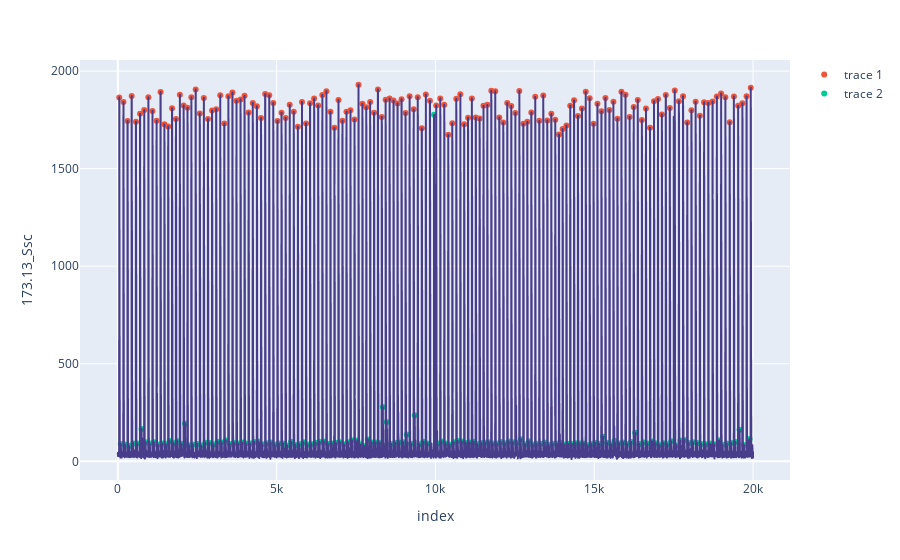

The notebook cell this image was saved under:
### Code cell
new_fig_lag = px.line(df, x='index', y = ssc_col)
new_fig_lag.update_traces(line_color = 'rgb(72,61,139)')
new_fig_lag.add_trace(go.Scatter(x = high_peaks, y = df[ssc_col].iloc[high_peaks], mode = 'markers'))
new_fig_lag.add_trace(go.Scatter(x = lagging_peaks, y = df[ssc_col].iloc[lagging_peaks], mode = 'markers'))
new_fig_lag.update_layout({
    "showlegend" : True
})
new_fig_lag.show()

### Figure 1 — Plotly figure (JSON) as saved in the notebook; plotly's stock layout.template omitted (floating-point values rounded to 4 significant figures; data arrays with more than 128 entries replaced by an {"elided": "..."} marker saying what was removed)
{"data": [{"hovertemplate": "index=%{x}<br>173.13_Ssc=%{y}<extra></extra>", "legendgroup": "", "line": {"color": "rgb(72,61,139)", "dash": "solid"}, "marker": {"symbol": "circle"}, "mode": "lines", "name": "", "showlegend": false, "type": "scattergl", "x": {"elided": "20000 int values"}, "xaxis": "x", "y": {"elided": "20000 int values"}, "yaxis": "y"}, {"mode": "markers", "type": "scatter", "x": {"elided": "157 int values"}, "y": {"elided": "157 int values"}}, {"mode": "markers", "type": "scatter", "x": {"elided": "156 int values"}, "y": {"elided": "156 int values"}}], "layout": {"legend": {"tracegroupgap": 0}, "margin": {"t": 60}, "showlegend": true, "xaxis": {"anchor": "y", "domain": [0, 1], "title": {"text": "index"}}, "yaxis": {"anchor": "x", "domain": [0, 1], "title": {"text": "173.13_Ssc"}}}}
